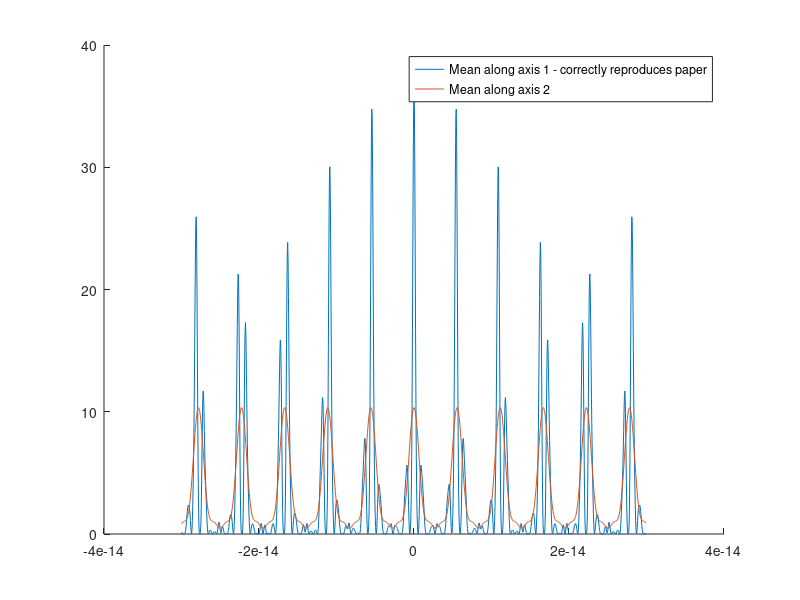

Source code (MATLAB):
% This was my first attempt to recreate the correlation plots found in
% earlier papers by people other than Sokolov (so that we can kind of trust
% them more).

% This program recreates the results in Shverdin's 2005 PRL, included in
% the shared directory. Even here, we run into the "mean" problem that
% plagues our own correlation stuff.

% Did not initially use a meshgrid for this - integrating meshgrid is
% proving to be a bit tricky. Leaving it as is and fixing later.

c = 3e8;
% Setting up all beams included in the paper.
wavelengths = [1.56e-6, 1.064e-6, 807e-9, 650e-9, 544e-9, 468e-9, 410e-9];

% converting to frequency space
omega = 2*pi*c*(wavelengths).^-1;

% Original pulse length given in the paper
t_p = 15e-9;

% Added the possibility to include chirp - don't think this will be used so
% it is set to an absurdly high number.
t_c = 60e-15;

% Wavelength that is being scanned is 1064 nm.
omega_0 = 2*pi*c/1.064e-6;
% Raman shift - seperates all beams. Included for testing purposes.
omega_a = 2994 *10^2 * c;

% Time grid of the pulse (presumably)
t = -30e-15:0.5e-16:(30e-15-0.1e-16);
% Time grid of the delay time.
tau = -30e-15:0.5e-16:(30e-15-0.1e-16);
% assumed same parameters as pulse time.
% [T, Tau] = meshgrid(t, tau);

% Fourier stuff - included but not needed.
% Fs = 1/5e-16;
% 
% Time grid size, needed to accurately recombine the beams later.
time_d = size(t);
time_d = time_d(1, 2);

tau_d = size(tau);
tau_d = tau_d(1, 2);

% Pulse envelope
a_t = real(exp(-t.^2/t_p^2).*exp(1i*t.^2/t_c^2));
% a_t = real(exp(-T(:, 600).^2/t_p^2).*exp(1i*T(:, 600).^2/t_c^2));

% Giving each beam a pulse enevelope and osillations.
y_array = real(a_t .* exp(1i*(omega' .* t)));
% y_array = real(a_t .* exp(1i*(omega .* T(:, 600))));

% In the paper, Shverdin et al delayed all the even beams with respect to
% the odd beams. This array sets that up.
y_even = zeros(4, time_d, tau_d); % 3D array necessary. 
% One axis for each beam, one for the pulse time, and the last for the
% delay time.

y_even2 = zeros(4, tau_d); % 2D array where pulse-time averaged beam will go.

y_odd = zeros(3, tau_d);

phase = exp(1i*tau' .* 1*omega); % Converting delay time to added phase.
% phase = exp(1i*Tau(600, :)' .* 1*omega);
% Splitting up the beams into even and odd arrays, giving each even beam a
% delay defined by phase above.

for i = 1:4
    y_even(i, 1:time_d, 1:tau_d) = y_array(2*i-1, 1:time_d).*phase(1:time_d, 2*i-1);
    % y_even2(i, 1:time_d) = y_array(2*i-1, 1:time_d);
%     y_even(i, 1:time_d, 1:time_d) = y_array(1:time_d, 2*i-1).*phase(1:time_d, 2*i-1)';
%     y_even2(i, 1:time_d) = y_array(1:time_d, 2*i-1);
end
for i = 1:3
    y_odd(i, 1:time_d) = y_array(2*i, 1:time_d);
%     y_odd(i, 1:time_d) = y_array(1:time_d, 2*i);
end

% Averaging all beams into a single array for delayed even beams
% (pulse_1), undelayed even beams (pulse_12), and odd beams (pulse_2).
pulse_1 = sum(y_even);
pulse_12 = sum(y_even2);
pulse_2 = sum(y_odd);

% Add delayed even pulse and odd pulse together.

pulse_1clean = zeros(time_d, time_d);
pulse_1clean(1:time_d, 1:time_d) = pulse_1(1, 1:time_d, 1:time_d);

intensity_1 = abs(pulse_1clean).^2;
intensity_2 = abs(pulse_2).^2;

% Ok, as far as I understand, this is the core point where me and you
% disagree.
% If you plot it along time axis 1, you get the result of Shverdin's 2005
% included in the shared directory. If you do
% it along axis 2, then you get just gaussian peaks.

pulse_cc_sasha = mean(intensity_1 .* intensity_2);
hold on
pulse_cc_peter = mean(intensity_1 .* intensity_2, 2);

plot(tau, pulse_cc_sasha);

hold on
plot(tau, pulse_cc_peter);
legend('Mean along axis 1 - correctly reproduces paper', 'Mean along axis 2')


